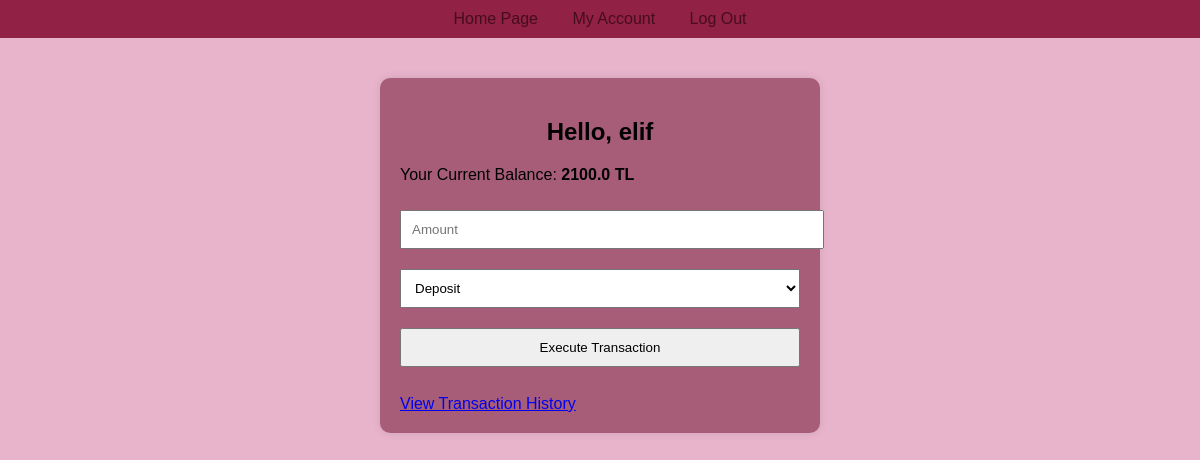
The page /hesap (signed in) on the database as committed earlier.
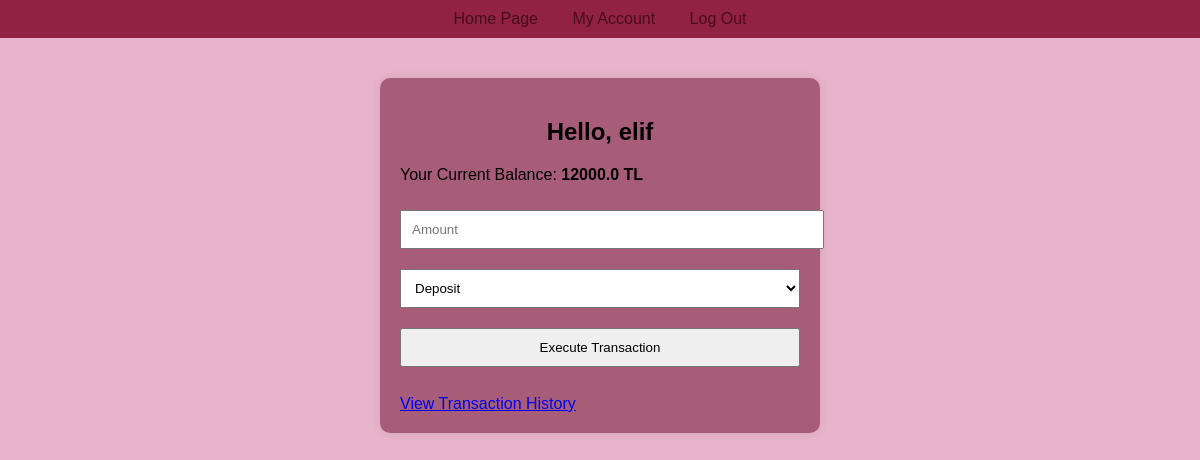
The same page on the database as committed later.
### app.py (models this page shows, shortened)
class Kullanici(db.Model):
    __tablename__ = 'kullanici'
    id = db.Column(db.Integer, primary_key=True)
    isim = db.Column(db.String(100), unique=True, nullable=False)
    sifre_hash = db.Column(db.String(128), nullable=False)
    bakiye = db.Column(db.Float, default=0.0)
    hareketler = db.relationship('Hareket',backref='kullanici',lazy=True)

### app.py (the view, shortened to what this page needs)
@app.route('/hesap', methods=['GET', 'POST'])
def hesap():
    if 'user_id' not in session:
        flash('Lütfen önce giriş yapın.', 'error')
        return redirect(url_for('login'))
    kullanici = Kullanici.query.get(session['user_id'])
    hareketler = Hareket.query.filter_by(kullanici_id=kullanici.id).order_by(Hareket.tarih.desc()).all()
    return render_template('bakiye.html', kullanici=kullanici, hareketler=hareketler)

### templates/bakiye.html (shortened to what this page needs)
{% extends 'base.html' %}
{% block content %}
  <h2>Hello, {{ kullanici.isim }}</h2>
  <p>Your Current Balance: <strong>{{ kullanici.bakiye }} TL</strong></p>
  <form method="POST">
    <input type="number" name="miktar" step="0.01" placeholder="Amount" required>
    <select name="islem">
      <option value="yatir">Deposit</option>
    </select>
    <button type="submit">Execute Transaction</button>
  </form>
  <br>
  <a href="{{url_for('islem_gecmisi') }}"> View Transaction History</a>
{% endblock %}

### templates/base.html (shortened to what this page needs)
<!DOCTYPE html>
<html lang="tr">
<head>
  <link rel="stylesheet" href="{{ url_for('static', filename='style.css') }}">
</head>
<body>
  <nav>
    <a href="{{ url_for('index') }}">Home Page</a>
    {% if session.get('user_id') %}
      <a href="{{ url_for('hesap') }}">My Account</a>
      <a href="{{ url_for('logout') }}">Log Out</a>
    {% else %}
      <a href="{{ url_for('register') }}">Join Now</a>
      <a href="{{ url_for('login') }}">Log In</a>
    {% endif %}
  </nav>
  <div class="container">
    {% block content %}{% endblock %}
  </div>
</body>
</html>

### static/style.css (style rules this page uses)
nav { background: #2c3e50; padding: 10px; text-align: center; }
nav a { color: white; margin: 0 15px; text-decoration: none; }
.container { width: 400px; margin: 40px auto; background: #fff; padding: 20px; border-radius: 10px; box-shadow: 0 0 10px rgba(0,0,0,0.1); }
h1, h2 { text-align: center; color: #2c3e50; }
body { font-family: Arial, sans-serif; background: #e8b4cb; margin:0; }
nav { background: #922146; padding: 10px; text-align: center; }
nav a { color: #460d1e; margin: 0 15px; text-decoration: none; }
.container { width: 400px; margin: 40px auto; background: #6d0e2c84; padding: 20px; border-radius: 10px; box-shadow: 0 0 10px rgba(0, 0, 0, 0.1); }
h1, h2 { text-align: center; color: #000000; }
input, select, button { width: 100%; padding: 10px; margin: 10px 0; }

Rows that differ between the two databases and show on the page:
changed Kullanici "elif": bakiye "2100.0" → "12000.0"
